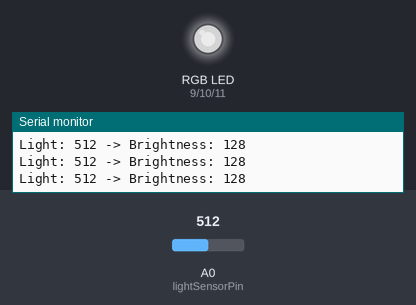
Recording of a sketch running on a simulated Arduino Uno, built with avr-gcc and run on an emulated ATmega328P. On the bench: an RGB LED mixed from three pins (HIGH = lit), the last lines printed to the serial monitor. Inputs (shaded band) come from the test bench; at power-on: A0 (lightSensorPin) = 512. Dim RGB values are drawn brighter than linear.

Above: at 1.2 s.
1.3 s: A0 (lightSensorPin) set to 306
At 2.1 s:
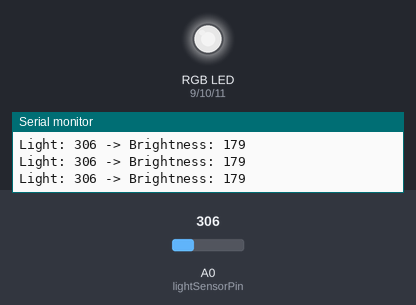
2.8 s: A0 (lightSensorPin) set to 122
At 5.6 s:
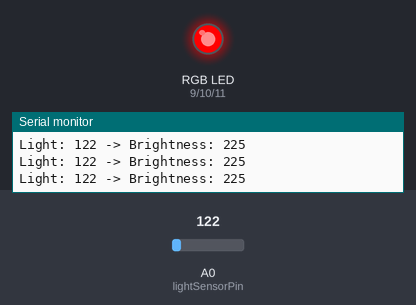
5.8 s: A0 (lightSensorPin) set to 900
8.8 s: A0 (lightSensorPin) set to 1023
At 10.0 s:
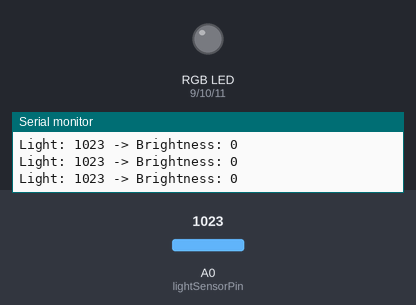
10.3 s: A0 (lightSensorPin) set to 511
At 14.18 s:
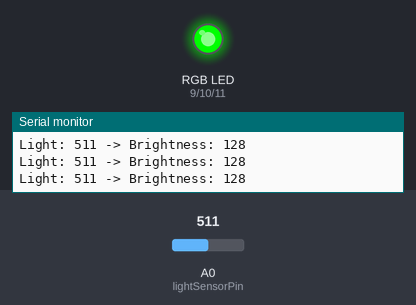
Timing chart, 0 to 14.3 s (numbered marks = the images above; inputs shaded):
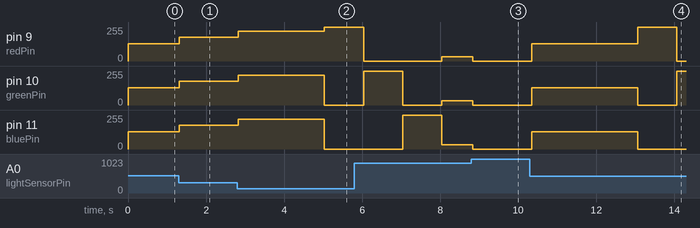

The sketch:

Part4_control_using_photoresistor.ino
```cpp
// RGB LED pin definitions
int redPin = 9;     // Red LED connected to digital pin 9 (PWM)
int greenPin = 10;  // Green LED connected to digital pin 10 (PWM)
int bluePin = 11;   // Blue LED connected to digital pin 11 (PWM)
// Light sensor analog input pin
int lightSensorPin = A0;  // Photoresistor connected to analog pin A0

void setup() {
  // Set RGB pins as OUTPUT
  pinMode(redPin, OUTPUT);
  pinMode(greenPin, OUTPUT);
  pinMode(bluePin, OUTPUT);

  // Initialize serial communication for debugging (optional)
  Serial.begin(9600);
}

/*
Function to set RGB LED color using PWM
 r - Red intensity (0-255)
 g - Green intensity (0-255)
b - Blue intensity (0-255)
 */
void setColor(int r, int g, int b) {
  analogWrite(redPin, r);    // Set red LED brightness
  analogWrite(greenPin, g);  // Set green LED brightness
  analogWrite(bluePin, b);   // Set blue LED brightness
}

/*
 Color cycle function - displays red, green, blue in sequence
 Each color lasts for 1 second
 */
void colorCycle() {
  setColor(255, 0, 0);  // Red color
  delay(1000);          // Display for 1 second
  setColor(0, 255, 0);  // Green color
  delay(1000);          // Display for 1 second
  setColor(0, 0, 255);  // Blue color
  delay(1000);          // Display for 1 second
}

void loop() {
  // Read photoresistor value (0-1023, lower value = darker environment)
  int lightValue = analogRead(lightSensorPin);

  // Map sensor value to RGB brightness (0-255, darker environment = higher brightness)
  int brightness = map(lightValue, 0, 1023, 255, 0);

  // Optional: Print values for debugging
  Serial.print("Light: ");
  Serial.print(lightValue);
  Serial.print(" -> Brightness: ");
  Serial.println(brightness);

  // Ambient light sensing control - adjust RGB brightness automatically
  setColor(brightness, brightness, brightness);  // White light (equal RGB values)
  delay(100);                                    // Short delay for stability

  // Timer-based color cycle trigger (executes every 5 seconds)
  static unsigned long lastColorTime = 0;
  if (millis() - lastColorTime > 5000) {
    colorCycle();
    lastColorTime = millis();
  }
}
```

Measured:
- after the input at 1.3 s, pin 9 (redPin), pin 10 (greenPin), pin 11 (bluePin): 128/255 → 179/255 at once
- after the input at 2.8 s, pin 9 (redPin): 179/255 → 225/255 at once, → 255/255 2.2 s later; pin 10 (greenPin), pin 11 (bluePin): 179/255 → 225/255 at once, → 0/255 2.2 s later
- after the input at 8.8 s, pin 9 (redPin), pin 10 (greenPin), pin 11 (bluePin): 31/255 → 0/255 at once
- after the input at 10.3 s, pin 10 (greenPin): 0/255 → 128/255 after 0.05 s, → 0/255 2.7 s later, → 255/255 1.0 s later; pin 11 (bluePin): 0/255 → 128/255 after 0.05 s, → 0/255 2.7 s later
